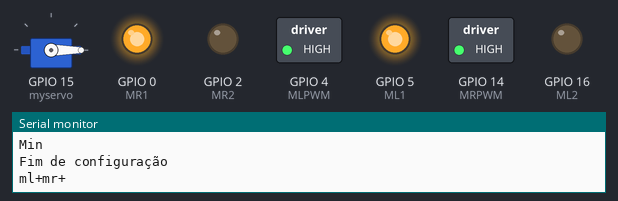
Recording of a sketch running on a simulated ESP8266 (NodeMCU). Shown: servo, switched loads named in the sketch (green lamp = pin HIGH), output pins drawn as LEDs (lit = HIGH), the last lines printed to the serial monitor.

Above: at 4.05 s.
At 5.4 s:
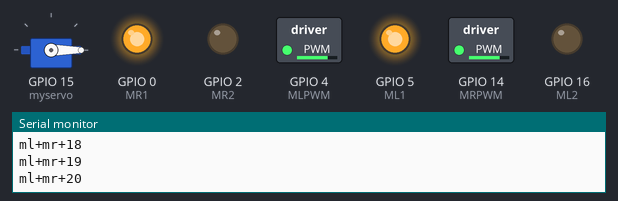
At 7.1 s:
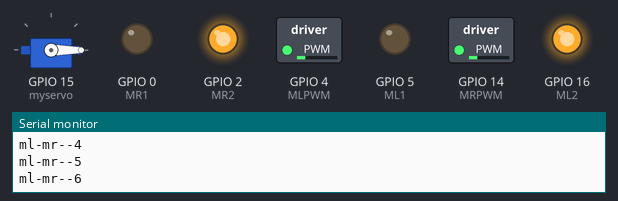
At 9.05 s:
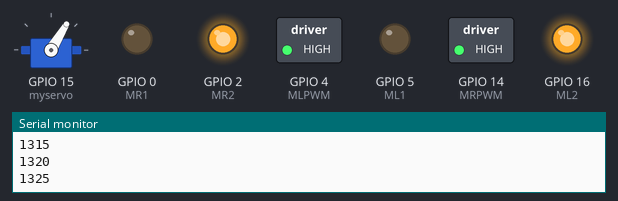
At 11.55 s:
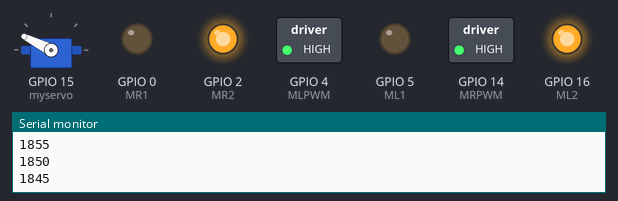
At 14.05 s:
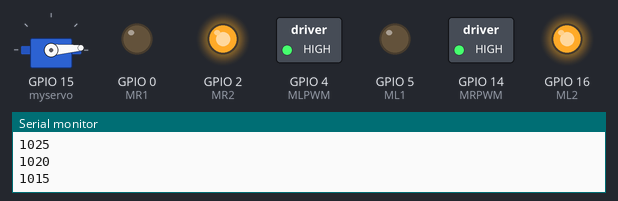
Timing chart, 0 to 17.1 s (numbered marks = the images above):
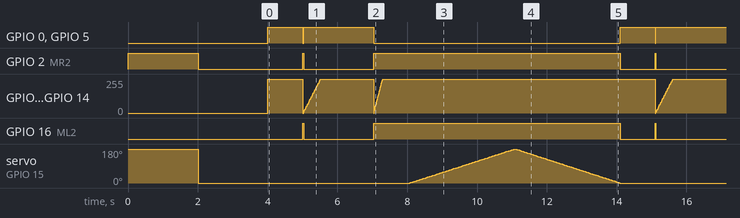

The sketch:

testeGeral.ino
```cpp
//Wifi and communication includes
#include <ESP8266WiFi.h>
#include <WiFiUdp.h>

//Motor control includes
#include <Servo.h>


// WHEELS MOTOR PINS
#define ML1     5
#define ML2     16
#define MLPWM   4

#define MR1     0
#define MR2     2
#define MRPWM   14

// WEAPONS MOTOR PINS
#define WEAPONPWM 15

Servo myservo;

const char* ssid = "AndroidAP5554";
const char* password = "wzte4104";

String request = "";

int pow_linear = 0;
int pow_angular = 0;
int weapon = 0;

int pow_left = 0;
int pow_right = 0;
int pow_left_dir = 0;
int pow_right_dir = 0;


int weapon_status = 0;

WiFiUDP udp;

void setup() {
  pinMode(MR1, OUTPUT);
  pinMode(MR2, OUTPUT);
  pinMode(ML1, OUTPUT);
  pinMode(ML2, OUTPUT);
  pinMode(MLPWM, OUTPUT);
  pinMode(MRPWM, OUTPUT);
//
  // put your setup code here, to run once:

  Serial.begin(115200);
  delay(10);


//
//Configuração do ESC
//

  myservo.attach(15, 1000, 2000);  // attaches the servo on GIO2 to the servo object

  pinMode(LED_BUILTIN, OUTPUT);
  digitalWrite(LED_BUILTIN, HIGH);

  // Iniciando ESC
//  delay(5000);
  Serial.println("Iniciando Configuração");
  Serial.println("Max");

  for (int i = 0; i < 40; i++)  {
    myservo.writeMicroseconds(2000);
    delay(50);
  }

  digitalWrite(LED_BUILTIN, LOW);
//  while(Serial.available() <=0);

  Serial.println("Min");
  for (int i = 0; i < 40; i++) {
    myservo.writeMicroseconds(1000);
    delay(50);
  }
  Serial.println("Fim de configuração");


}

void sendToMotor(int powerML, int powerMR){
  if(powerML > 0){
    Serial.print("ml+");
    digitalWrite(ML1, 1);
    digitalWrite(ML2, 0);
  }else{
    Serial.print("ml-");
    digitalWrite(ML1, 0);
    digitalWrite(ML2, 1);
  }

  if(powerMR > 0){
    Serial.print("mr+");
    digitalWrite(MR1, 1);
    digitalWrite(MR2, 0);
  }else{
    Serial.print("mr-");
    digitalWrite(MR1, 0);
    digitalWrite(MR2, 1);
  }
  powerML = powerML * (1023 / 100.0);
  powerMR = powerMR * (1023 / 100.0);

  analogWrite(MLPWM, abs(powerML));
  analogWrite(MRPWM, abs(powerMR));

}

void stopA(){
  digitalWrite(ML1, 0);
  digitalWrite(ML2, 0);
}
void stopB(){
  digitalWrite(MR1, 0);
  digitalWrite(MR2, 0);
}

void loop() {
  /*
   * Request sera continuamente atualizado
   * Request virá num protocolo na forma "POW_LEFT:POW_RIGHT:WEAPON_SWITCH" sendo:
   * POW_LEFT: potencia, de 0 a 100, do motor esquerdo
   * POW_RIGHT: potencia, de 0 a 100, do motor direito
   * WEAPON_SWITCH: switch para ligar/desligar arma (caso tenha). 0 desligado, 1 ligado
   */

    sendToMotor(100,100);
    delay(1000);
    sendToMotor(-100,-100);
    for (int vel = 0; vel <= 100; vel += 1) { // goes from 0 degrees to 180 degrees
    // in steps of 1 degree
    Serial.println(vel);
    sendToMotor(vel,vel);             // tell servo to go to position in variable 'pos'
    delay(20);                       // waits 15ms for the servo to reach the position
  }
    for (int vel = 0; vel <= 100; vel += 1) { // goes from 0 degrees to 180 degrees
    // in steps of 1 degree
    Serial.println(-vel);
    sendToMotor(-vel,-vel);             // tell servo to go to position in variable 'pos'
    delay(10);                       // waits 15ms for the servo to reach the position
  }

  int pos;

  for (pos = 1000; pos <= 2000; pos += 5) { // goes from 0 degrees to 180 degrees
    // in steps of 1 degree
    Serial.println(pos);
    myservo.writeMicroseconds(pos);              // tell servo to go to position in variable 'pos'
    delay(15);                       // waits 15ms for the servo to reach the position
  }
  for (pos = 2000; pos >= 1000; pos -= 5) { // goes from 180 degrees to 0 degrees
    Serial.println(pos);
    myservo.write(pos);              // tell servo to go to position in variable 'pos'
    delay(15);                       // waits 15ms for the servo to reach the position
  }
 }
```

Measured:
- by itself, GPIO 0 (MR1), GPIO 5 (ML1): repeats every 10.1 s: LOW 0.02 s, HIGH 2.0 s, LOW 7.1 s, HIGH 1.0 s
- by itself, GPIO 2 (MR2): repeats every 10.1 s: HIGH 0.02 s, LOW 2.0 s, HIGH 7.1 s, LOW 1.0 s
- by itself, GPIO 4 (MLPWM), GPIO 14 (MRPWM): moves between 0/255 and 255/255, repeating every 10.1 s
- by itself, GPIO 16 (ML2): repeats every 10.1 s: LOW 2.0 s, HIGH 7.1 s, LOW 1.0 s, HIGH 0.02 s
